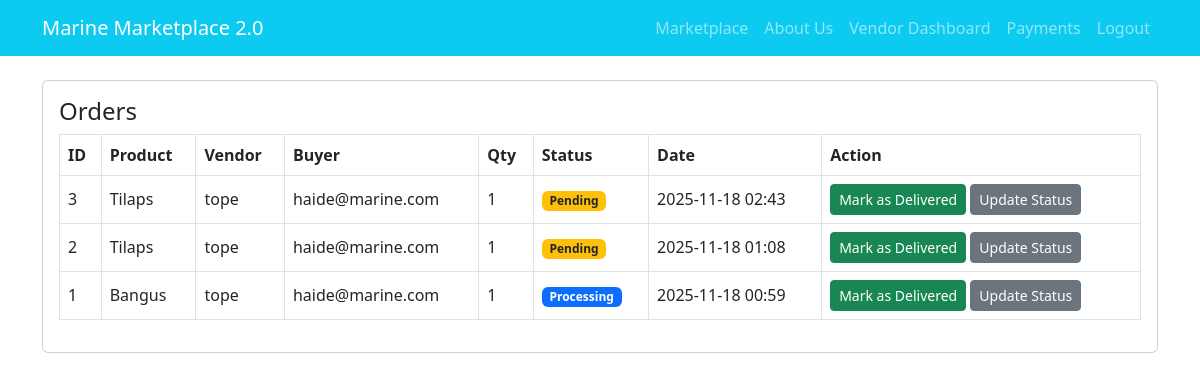
/orders (signed in), run on the app's committed database.
### app.py (models this page shows, shortened)
class Order(db.Model):
    __tablename__ = 'orders'
    id = db.Column(db.Integer, primary_key=True)
    product_id = db.Column(db.Integer, nullable=True)  # snapshot of product id
    product_name = db.Column(db.String(200))
    vendor_name = db.Column(db.String(200))
    buyer_id = db.Column(db.Integer, db.ForeignKey('users.id'), nullable=True)
    quantity = db.Column(db.Integer, nullable=False, default=1)
    price_each = db.Column(db.Float, nullable=False, default=0.0)
    status = db.Column(db.String(30), default='Pending')  # Pending, Processing, Shipped, Delivered, Cancelled, Paid
    created_at = db.Column(db.DateTime, default=datetime.utcnow)
    buyer = db.relationship('User', backref='orders')
    order_items = db.relationship('OrderItem', backref='order', cascade='all, delete-orphan')
    payments = db.relationship('Payment', backref='order', cascade='all, delete-orphan')

class User(db.Model):
    __tablename__ = 'users'
    id = db.Column(db.Integer, primary_key=True)
    username = db.Column(db.String(120), unique=True, nullable=False)
    password = db.Column(db.String(200), nullable=False)
    fullname = db.Column(db.String(200), nullable=True)
    role = db.Column(db.String(20), nullable=False)  # admin, vendor, consumer
    created_at = db.Column(db.DateTime, default=datetime.utcnow)

### app.py (the view)
@app.route('/orders')
@login_required()
def orders():
    role = session.get('role')
    if role=='consumer':
        orders_q = Order.query.filter_by(buyer_id=session['user_id']).order_by(Order.created_at.desc())
    elif role=='vendor':
        user = User.query.get(session['user_id'])
        vname = user.fullname or user.username
        orders_q = Order.query.filter_by(vendor_name=vname).order_by(Order.created_at.desc())
    elif role=='admin':
        orders_q = Order.query.order_by(Order.created_at.desc())
    else:
        orders_q = Order.query.filter(False)
    orders = orders_q.all()
    return render_template('orders.html', orders=orders)

### app.py (called while the page is built)
def login_required(role=None):
    def decorator(f):
        @wraps(f)
        def wrapper(*args, **kwargs):
            if 'user_id' not in session:
                flash('Please login first','warning')
                return redirect(url_for('login'))
            if role and session.get('role') != role and session.get('role') != 'admin':
                flash('Access denied','danger')
                return redirect(url_for('index'))
            return f(*args, **kwargs)
        return wrapper
    return decorator

### templates/orders.html (shortened to what this page needs)
{% extends 'base.html' %}
{% block content %}
<div class="position-fixed top-0 end-0 p-3" style="z-index: 1080;">
</div>
<div class="card p-3">
    <h4>Orders</h4>
    {% if orders %}
    <table class="table table-bordered align-middle">
        <tr>
            <th>ID</th>
            <th>Product</th>
            <th>Vendor</th>
            <th>Buyer</th>
            <th>Qty</th>
            <th>Status</th>
            <th>Date</th>
            <th>Action</th>
        </tr>
        {% for o in orders %}
        <tr>
            <td>{{ o.id }}</td>
            <td>{{ o.product_name }}</td>
            <td>{{ o.vendor_name }}</td>
            <td>{{ o.buyer.username if o.buyer else '' }}</td>
            <td>{{ o.quantity }}</td>
            <td>
                {% if o.status == 'Pending' %}
                    <span class="badge bg-warning text-dark">Pending</span>
                {% elif o.status == 'Processing' %}
                    <span class="badge bg-primary">Processing</span>
                {% elif o.status == 'Shipped' %}
                    <span class="badge bg-purple" style="background:#6f42c1">Shipped</span>
                {% elif o.status == 'Delivered' %}
                    <span class="badge bg-success">Delivered</span>
                {% elif o.status == 'Cancelled' %}
                    <span class="badge bg-danger">Cancelled</span>
                {% endif %}
            </td>
            <td>{{ o.created_at.strftime('%Y-%m-%d %H:%M') }}</td>
            <td>
                {% if session.get('role') in ['admin', 'vendor'] %}
                    {% if o.status != 'Delivered' %}
                        <form method="POST" action="{{ url_for('update_order', oid=o.id) }}" class="d-inline">
                            <button class="btn btn-success btn-sm">Mark as Delivered</button>
                        </form>
                        <button class="btn btn-secondary btn-sm" data-bs-toggle="modal" data-bs-target="#modal{{ o.id }}">
                            Update Status
                        </button>
                    {% else %}
                        <span class="text-muted">No changes allowed</span>
                    {% endif %}
                {% else %}
                    <span class="text-muted">View only</span>
                {% endif %}
            </td>
        </tr>
        {% endfor %}
    </table>
    {% else %}
    <p>No orders.</p>
    {% endif %}
</div>
{% endblock %}

### data on the page
Order: id "3", product_name "Tilaps", vendor_name "tope", buyer "haide@marine.com", quantity "1", status "Pending", created_at "2025-11-18 02:43"
Order: id "2", product_name "Tilaps", vendor_name "tope", buyer "haide@marine.com", quantity "1", status "Pending", created_at "2025-11-18 01:08"
Order: id "1", product_name "Bangus", vendor_name "tope", buyer "haide@marine.com", quantity "1", status "Processing", created_at "2025-11-18 00:59"
